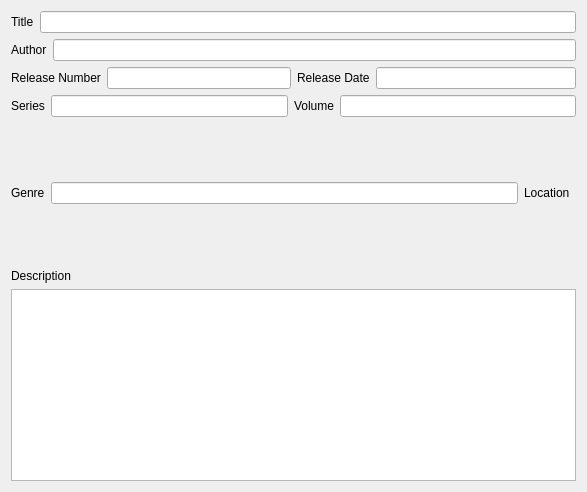
<?xml version="1.0" encoding="UTF-8"?>
<ui version="4.0">
 <class>importWidget</class>
 <widget class="QWidget" name="importWidget">
  <property name="geometry">
   <rect>
    <x>0</x>
    <y>0</y>
    <width>587</width>
    <height>492</height>
   </rect>
  </property>
  <layout class="QVBoxLayout" name="verticalLayout_2">
   <item>
    <layout class="QHBoxLayout" name="horizontalLayout">
     <item>
      <widget class="QLabel" name="titleLabel">
       <property name="text">
        <string comment="A books title">Title</string>
       </property>
       <property name="buddy">
        <cstring>titleEdit</cstring>
       </property>
      </widget>
     </item>
     <item>
      <widget class="KLineEdit" name="titleEdit">
       <property name="toolTip">
        <string/>
       </property>
      </widget>
     </item>
    </layout>
   </item>
   <item>
    <layout class="QHBoxLayout" name="horizontalLayout_2">
     <item>
      <widget class="QLabel" name="authorLabel">
       <property name="text">
        <string comment="A person who writes books.">Author</string>
       </property>
       <property name="buddy">
        <cstring>authorEdit</cstring>
       </property>
      </widget>
     </item>
     <item>
      <widget class="KLineEdit" name="authorEdit"/>
     </item>
    </layout>
   </item>
   <item>
    <layout class="QHBoxLayout" name="horizontalLayout_5">
     <item>
      <layout class="QHBoxLayout" name="horizontalLayout_3">
       <item>
        <widget class="QLabel" name="relNumLabel">
         <property name="text">
          <string comment="A books edition or release number.">Release Number</string>
         </property>
         <property name="buddy">
          <cstring>relNumEdit</cstring>
         </property>
        </widget>
       </item>
       <item>
        <widget class="KLineEdit" name="relNumEdit"/>
       </item>
      </layout>
     </item>
     <item>
      <layout class="QHBoxLayout" name="horizontalLayout_4">
       <item>
        <widget class="QLabel" name="relDateLabel">
         <property name="text">
          <string>Release Date</string>
         </property>
         <property name="buddy">
          <cstring>relDateEdit</cstring>
         </property>
        </widget>
       </item>
       <item>
        <widget class="KLineEdit" name="relDateEdit"/>
       </item>
      </layout>
     </item>
    </layout>
   </item>
   <item>
    <layout class="QHBoxLayout" name="horizontalLayout_8">
     <item>
      <widget class="QLabel" name="seriesLabel">
       <property name="text">
        <string>Series</string>
       </property>
      </widget>
     </item>
     <item>
      <widget class="KLineEdit" name="seriesEdit"/>
     </item>
     <item>
      <widget class="QLabel" name="volumeLabel">
       <property name="accessibleName">
        <string comment="The volume number of a book that is part of a series of books."/>
       </property>
       <property name="text">
        <string>Volume</string>
       </property>
      </widget>
     </item>
     <item>
      <widget class="KLineEdit" name="volumeEdit"/>
     </item>
    </layout>
   </item>
   <item>
    <layout class="QHBoxLayout" name="horizontalLayout_6">
     <item>
      <widget class="QLabel" name="genreLabel">
       <property name="text">
        <string comment="A books type or style, examples- Science fiction or history">Genre</string>
       </property>
       <property name="buddy">
        <cstring>genreEdit</cstring>
       </property>
      </widget>
     </item>
     <item>
      <widget class="KLineEdit" name="genreEdit"/>
     </item>
     <item>
      <widget class="QLabel" name="locationLabel">
       <property name="text">
        <string comment="The on disk path to a book.">Location</string>
       </property>
       <property name="buddy">
        <cstring>locationUrlRequestor</cstring>
       </property>
      </widget>
     </item>
     <item>
      <widget class="KUrlRequester" name="locationUrlRequestor"/>
     </item>
    </layout>
   </item>
   <item>
    <layout class="QVBoxLayout" name="verticalLayout">
     <item>
      <widget class="QLabel" name="descLabel">
       <property name="text">
        <string comment="A brief summary or description of the book">Description</string>
       </property>
      </widget>
     </item>
     <item>
      <widget class="KTextEdit" name="descEdit">
       <property name="sizePolicy">
        <sizepolicy hsizetype="Expanding" vsizetype="Minimum">
         <horstretch>0</horstretch>
         <verstretch>0</verstretch>
        </sizepolicy>
       </property>
       <property name="minimumSize">
        <size>
         <width>0</width>
         <height>50</height>
        </size>
       </property>
      </widget>
     </item>
    </layout>
   </item>
  </layout>
 </widget>
 <customwidgets>
  <customwidget>
   <class>KLineEdit</class>
   <extends>QLineEdit</extends>
   <header>klineedit.h</header>
  </customwidget>
  <customwidget>
   <class>KTextEdit</class>
   <extends>QTextEdit</extends>
   <header>ktextedit.h</header>
  </customwidget>
  <customwidget>
   <class>KUrlRequester</class>
   <extends>QFrame</extends>
   <header>kurlrequester.h</header>
  </customwidget>
 </customwidgets>
 <resources/>
 <connections/>
</ui>
